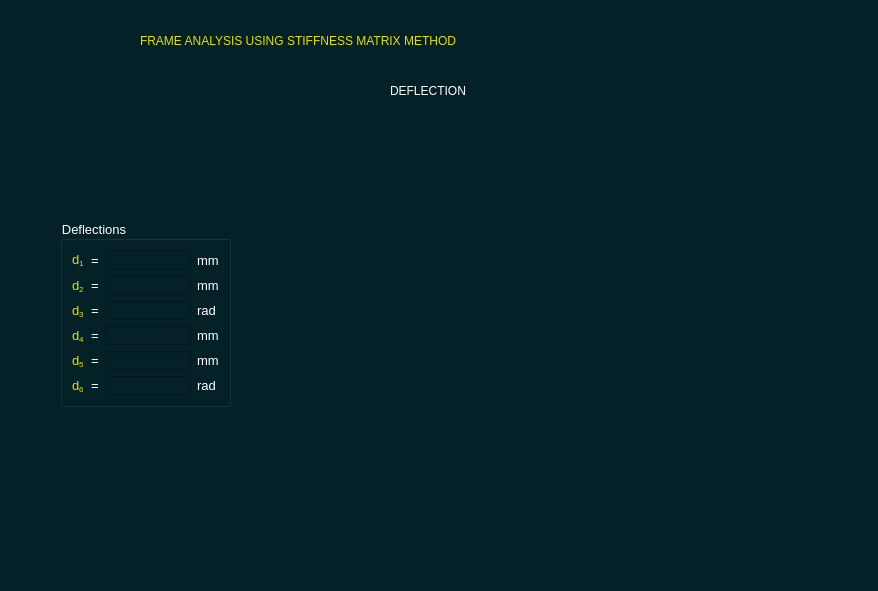
<?xml version="1.0" encoding="UTF-8"?>
<ui version="4.0">
 <class>deflection</class>
 <widget class="QWidget" name="deflection">
  <property name="geometry">
   <rect>
    <x>0</x>
    <y>0</y>
    <width>878</width>
    <height>591</height>
   </rect>
  </property>
  <property name="minimumSize">
   <size>
    <width>878</width>
    <height>591</height>
   </size>
  </property>
  <property name="maximumSize">
   <size>
    <width>878</width>
    <height>591</height>
   </size>
  </property>
  <property name="windowTitle">
   <string>GRASP Result</string>
  </property>
  <property name="windowIcon">
   <iconset resource="icon4.qrc">
    <normaloff>:/icon4Prefix/icon2.PNG</normaloff>:/icon4Prefix/icon2.PNG</iconset>
  </property>
  <property name="styleSheet">
   <string notr="true">background-color: rgb(4, 33, 39);</string>
  </property>
  <widget class="QLabel" name="label">
   <property name="geometry">
    <rect>
     <x>390</x>
     <y>50</y>
     <width>221</width>
     <height>81</height>
    </rect>
   </property>
   <property name="styleSheet">
    <string notr="true">color: rgb(255, 255, 255);
font: 75 14pt &quot;Consolas&quot;;</string>
   </property>
   <property name="text">
    <string>DEFLECTION</string>
   </property>
  </widget>
  <widget class="QGroupBox" name="gridGroupBox_6">
   <property name="geometry">
    <rect>
     <x>60</x>
     <y>220</y>
     <width>171</width>
     <height>187</height>
    </rect>
   </property>
   <property name="font">
    <font>
     <family>MS Shell Dlg 2</family>
     <pointsize>10</pointsize>
     <weight>50</weight>
     <italic>false</italic>
     <bold>false</bold>
    </font>
   </property>
   <property name="styleSheet">
    <string notr="true">font: 10pt &quot;MS Shell Dlg 2&quot;;
color: rgb(255, 255, 255);</string>
   </property>
   <property name="title">
    <string>Deflections</string>
   </property>
   <property name="alignment">
    <set>Qt::AlignLeading|Qt::AlignLeft|Qt::AlignVCenter</set>
   </property>
   <layout class="QGridLayout" name="gridLayout_4">
    <item row="2" column="2">
     <widget class="QLineEdit" name="d3">
      <property name="font">
       <font>
        <family>MS Shell Dlg 2</family>
        <pointsize>10</pointsize>
        <weight>50</weight>
        <italic>false</italic>
        <bold>false</bold>
       </font>
      </property>
      <property name="styleSheet">
       <string notr="true">color: rgb(255, 85, 255);</string>
      </property>
      <property name="alignment">
       <set>Qt::AlignRight|Qt::AlignTrailing|Qt::AlignVCenter</set>
      </property>
      <property name="readOnly">
       <bool>true</bool>
      </property>
     </widget>
    </item>
    <item row="0" column="2">
     <widget class="QLineEdit" name="d1">
      <property name="font">
       <font>
        <family>MS Shell Dlg 2</family>
        <pointsize>10</pointsize>
        <weight>50</weight>
        <italic>false</italic>
        <bold>false</bold>
       </font>
      </property>
      <property name="styleSheet">
       <string notr="true">color: rgb(255, 85, 255);</string>
      </property>
      <property name="alignment">
       <set>Qt::AlignRight|Qt::AlignTrailing|Qt::AlignVCenter</set>
      </property>
      <property name="readOnly">
       <bool>true</bool>
      </property>
     </widget>
    </item>
    <item row="1" column="2">
     <widget class="QLineEdit" name="d2">
      <property name="font">
       <font>
        <family>MS Shell Dlg 2</family>
        <pointsize>10</pointsize>
        <weight>50</weight>
        <italic>false</italic>
        <bold>false</bold>
       </font>
      </property>
      <property name="styleSheet">
       <string notr="true">color: rgb(255, 85, 255);</string>
      </property>
      <property name="alignment">
       <set>Qt::AlignRight|Qt::AlignTrailing|Qt::AlignVCenter</set>
      </property>
      <property name="readOnly">
       <bool>true</bool>
      </property>
     </widget>
    </item>
    <item row="1" column="3">
     <widget class="QLabel" name="label_30">
      <property name="font">
       <font>
        <family>MS Shell Dlg 2</family>
        <pointsize>10</pointsize>
        <weight>50</weight>
        <italic>false</italic>
        <bold>false</bold>
       </font>
      </property>
      <property name="text">
       <string>mm</string>
      </property>
     </widget>
    </item>
    <item row="2" column="3">
     <widget class="QLabel" name="label_44">
      <property name="font">
       <font>
        <family>MS Shell Dlg 2</family>
        <pointsize>10</pointsize>
        <weight>50</weight>
        <italic>false</italic>
        <bold>false</bold>
       </font>
      </property>
      <property name="text">
       <string>rad</string>
      </property>
     </widget>
    </item>
    <item row="0" column="1">
     <widget class="QLabel" name="label_29">
      <property name="font">
       <font>
        <family>MS Shell Dlg 2</family>
        <pointsize>10</pointsize>
        <weight>50</weight>
        <italic>false</italic>
        <bold>false</bold>
       </font>
      </property>
      <property name="text">
       <string>=</string>
      </property>
     </widget>
    </item>
    <item row="1" column="1">
     <widget class="QLabel" name="label_43">
      <property name="font">
       <font>
        <family>MS Shell Dlg 2</family>
        <pointsize>10</pointsize>
        <weight>50</weight>
        <italic>false</italic>
        <bold>false</bold>
       </font>
      </property>
      <property name="text">
       <string>=</string>
      </property>
     </widget>
    </item>
    <item row="0" column="0">
     <widget class="QLabel" name="label_49">
      <property name="font">
       <font>
        <family>MS Shell Dlg 2</family>
        <pointsize>10</pointsize>
        <weight>50</weight>
        <italic>false</italic>
        <bold>false</bold>
       </font>
      </property>
      <property name="styleSheet">
       <string notr="true">color: rgb(226, 226, 0);</string>
      </property>
      <property name="text">
       <string>&lt;html&gt;&lt;head/&gt;&lt;body&gt;&lt;p&gt;d&lt;span style=&quot; vertical-align:sub;&quot;&gt;1&lt;/span&gt;&lt;/p&gt;&lt;/body&gt;&lt;/html&gt;</string>
      </property>
     </widget>
    </item>
    <item row="1" column="0">
     <widget class="QLabel" name="label_46">
      <property name="font">
       <font>
        <family>MS Shell Dlg 2</family>
        <pointsize>10</pointsize>
        <weight>50</weight>
        <italic>false</italic>
        <bold>false</bold>
       </font>
      </property>
      <property name="styleSheet">
       <string notr="true">color: rgb(226, 226, 0);</string>
      </property>
      <property name="text">
       <string>&lt;html&gt;&lt;head/&gt;&lt;body&gt;&lt;p&gt;d&lt;span style=&quot; vertical-align:sub;&quot;&gt;2&lt;/span&gt;&lt;/p&gt;&lt;/body&gt;&lt;/html&gt;</string>
      </property>
     </widget>
    </item>
    <item row="2" column="1">
     <widget class="QLabel" name="label_45">
      <property name="font">
       <font>
        <family>MS Shell Dlg 2</family>
        <pointsize>10</pointsize>
        <weight>50</weight>
        <italic>false</italic>
        <bold>false</bold>
       </font>
      </property>
      <property name="text">
       <string>=</string>
      </property>
     </widget>
    </item>
    <item row="0" column="3">
     <widget class="QLabel" name="label_47">
      <property name="font">
       <font>
        <family>MS Shell Dlg 2</family>
        <pointsize>10</pointsize>
        <weight>50</weight>
        <italic>false</italic>
        <bold>false</bold>
       </font>
      </property>
      <property name="text">
       <string>mm</string>
      </property>
     </widget>
    </item>
    <item row="3" column="2">
     <widget class="QLineEdit" name="d4">
      <property name="font">
       <font>
        <family>MS Shell Dlg 2</family>
        <pointsize>10</pointsize>
        <weight>50</weight>
        <italic>false</italic>
        <bold>false</bold>
       </font>
      </property>
      <property name="styleSheet">
       <string notr="true">color: rgb(255, 85, 255);</string>
      </property>
      <property name="alignment">
       <set>Qt::AlignRight|Qt::AlignTrailing|Qt::AlignVCenter</set>
      </property>
      <property name="readOnly">
       <bool>true</bool>
      </property>
     </widget>
    </item>
    <item row="4" column="1">
     <widget class="QLabel" name="label_50">
      <property name="font">
       <font>
        <family>MS Shell Dlg 2</family>
        <pointsize>10</pointsize>
        <weight>50</weight>
        <italic>false</italic>
        <bold>false</bold>
       </font>
      </property>
      <property name="text">
       <string>=</string>
      </property>
     </widget>
    </item>
    <item row="4" column="2">
     <widget class="QLineEdit" name="d5">
      <property name="font">
       <font>
        <family>MS Shell Dlg 2</family>
        <pointsize>10</pointsize>
        <weight>50</weight>
        <italic>false</italic>
        <bold>false</bold>
       </font>
      </property>
      <property name="styleSheet">
       <string notr="true">color: rgb(255, 85, 255);</string>
      </property>
      <property name="alignment">
       <set>Qt::AlignRight|Qt::AlignTrailing|Qt::AlignVCenter</set>
      </property>
      <property name="readOnly">
       <bool>true</bool>
      </property>
     </widget>
    </item>
    <item row="2" column="0">
     <widget class="QLabel" name="label_48">
      <property name="font">
       <font>
        <family>MS Shell Dlg 2</family>
        <pointsize>10</pointsize>
        <weight>50</weight>
        <italic>false</italic>
        <bold>false</bold>
       </font>
      </property>
      <property name="styleSheet">
       <string notr="true">color: rgb(226, 226, 0);</string>
      </property>
      <property name="text">
       <string>&lt;html&gt;&lt;head/&gt;&lt;body&gt;&lt;p&gt;d&lt;span style=&quot; vertical-align:sub;&quot;&gt;3&lt;/span&gt;&lt;/p&gt;&lt;/body&gt;&lt;/html&gt;</string>
      </property>
     </widget>
    </item>
    <item row="4" column="0">
     <widget class="QLabel" name="label_51">
      <property name="font">
       <font>
        <family>MS Shell Dlg 2</family>
        <pointsize>10</pointsize>
        <weight>50</weight>
        <italic>false</italic>
        <bold>false</bold>
       </font>
      </property>
      <property name="styleSheet">
       <string notr="true">color: rgb(226, 226, 0);</string>
      </property>
      <property name="text">
       <string>&lt;html&gt;&lt;head/&gt;&lt;body&gt;&lt;p&gt;d&lt;span style=&quot; vertical-align:sub;&quot;&gt;5&lt;/span&gt;&lt;/p&gt;&lt;/body&gt;&lt;/html&gt;</string>
      </property>
     </widget>
    </item>
    <item row="4" column="3">
     <widget class="QLabel" name="label_52">
      <property name="font">
       <font>
        <family>MS Shell Dlg 2</family>
        <pointsize>10</pointsize>
        <weight>50</weight>
        <italic>false</italic>
        <bold>false</bold>
       </font>
      </property>
      <property name="text">
       <string>mm</string>
      </property>
     </widget>
    </item>
    <item row="3" column="3">
     <widget class="QLabel" name="label_54">
      <property name="font">
       <font>
        <family>MS Shell Dlg 2</family>
        <pointsize>10</pointsize>
        <weight>50</weight>
        <italic>false</italic>
        <bold>false</bold>
       </font>
      </property>
      <property name="text">
       <string>mm</string>
      </property>
     </widget>
    </item>
    <item row="3" column="1">
     <widget class="QLabel" name="label_55">
      <property name="font">
       <font>
        <family>MS Shell Dlg 2</family>
        <pointsize>10</pointsize>
        <weight>50</weight>
        <italic>false</italic>
        <bold>false</bold>
       </font>
      </property>
      <property name="text">
       <string>=</string>
      </property>
     </widget>
    </item>
    <item row="5" column="3">
     <widget class="QLabel" name="label_96">
      <property name="font">
       <font>
        <family>MS Shell Dlg 2</family>
        <pointsize>10</pointsize>
        <weight>50</weight>
        <italic>false</italic>
        <bold>false</bold>
       </font>
      </property>
      <property name="text">
       <string>rad</string>
      </property>
     </widget>
    </item>
    <item row="5" column="1">
     <widget class="QLabel" name="label_95">
      <property name="font">
       <font>
        <family>MS Shell Dlg 2</family>
        <pointsize>10</pointsize>
        <weight>50</weight>
        <italic>false</italic>
        <bold>false</bold>
       </font>
      </property>
      <property name="text">
       <string>=</string>
      </property>
     </widget>
    </item>
    <item row="5" column="0">
     <widget class="QLabel" name="label_94">
      <property name="font">
       <font>
        <family>MS Shell Dlg 2</family>
        <pointsize>10</pointsize>
        <weight>50</weight>
        <italic>false</italic>
        <bold>false</bold>
       </font>
      </property>
      <property name="styleSheet">
       <string notr="true">color: rgb(226, 226, 0);</string>
      </property>
      <property name="text">
       <string>&lt;html&gt;&lt;head/&gt;&lt;body&gt;&lt;p&gt;d&lt;span style=&quot; vertical-align:sub;&quot;&gt;6&lt;/span&gt;&lt;/p&gt;&lt;/body&gt;&lt;/html&gt;</string>
      </property>
     </widget>
    </item>
    <item row="5" column="2">
     <widget class="QLineEdit" name="d6">
      <property name="font">
       <font>
        <family>MS Shell Dlg 2</family>
        <pointsize>10</pointsize>
        <weight>50</weight>
        <italic>false</italic>
        <bold>false</bold>
       </font>
      </property>
      <property name="styleSheet">
       <string notr="true">color: rgb(255, 85, 255);</string>
      </property>
      <property name="alignment">
       <set>Qt::AlignRight|Qt::AlignTrailing|Qt::AlignVCenter</set>
      </property>
      <property name="readOnly">
       <bool>true</bool>
      </property>
     </widget>
    </item>
    <item row="3" column="0">
     <widget class="QLabel" name="label_53">
      <property name="font">
       <font>
        <family>MS Shell Dlg 2</family>
        <pointsize>10</pointsize>
        <weight>50</weight>
        <italic>false</italic>
        <bold>false</bold>
       </font>
      </property>
      <property name="styleSheet">
       <string notr="true">color: rgb(226, 226, 0);</string>
      </property>
      <property name="text">
       <string>&lt;html&gt;&lt;head/&gt;&lt;body&gt;&lt;p&gt;d&lt;span style=&quot; vertical-align:sub;&quot;&gt;4&lt;/span&gt;&lt;/p&gt;&lt;/body&gt;&lt;/html&gt;</string>
      </property>
     </widget>
    </item>
   </layout>
  </widget>
  <widget class="QLabel" name="label_6">
   <property name="geometry">
    <rect>
     <x>140</x>
     <y>20</y>
     <width>651</width>
     <height>41</height>
    </rect>
   </property>
   <property name="styleSheet">
    <string notr="true">color: rgb(226, 226, 0);
font: 75 18pt &quot;Consolas&quot;;</string>
   </property>
   <property name="text">
    <string>FRAME ANALYSIS USING STIFFNESS MATRIX METHOD</string>
   </property>
  </widget>
 </widget>
 <resources>
  <include location="icon4.qrc"/>
 </resources>
 <connections/>
</ui>
